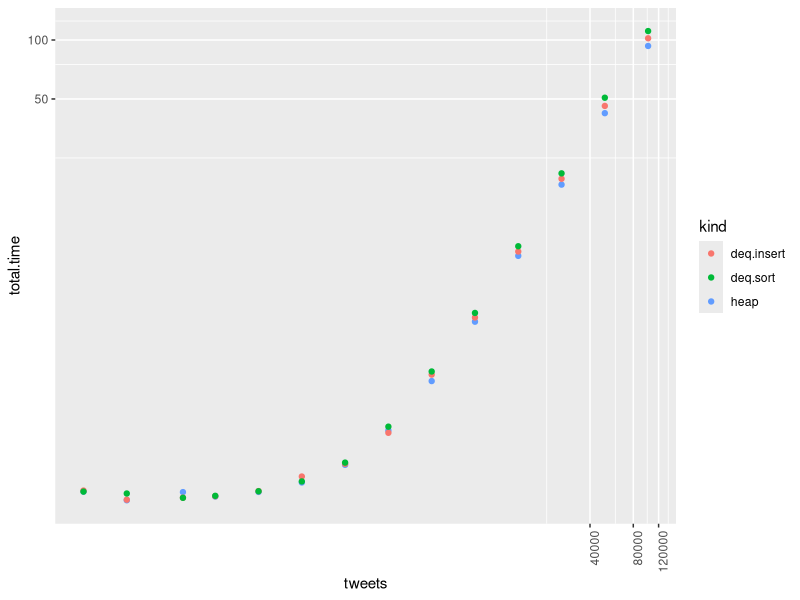

This chart was generated by the following R code:
#!/usr/bin/env Rscript
require(ggplot2)
data <- read.csv('analysis/data.csv')
p <- ggplot(data, aes(x=tweets, y=total.time, color=kind)) +
  geom_point() +
  coord_trans(x='log2',y='log2') +
  theme(axis.text.x=element_text(angle=90, hjust=1))

png('analysis/plot.png')
p
dev.off()
